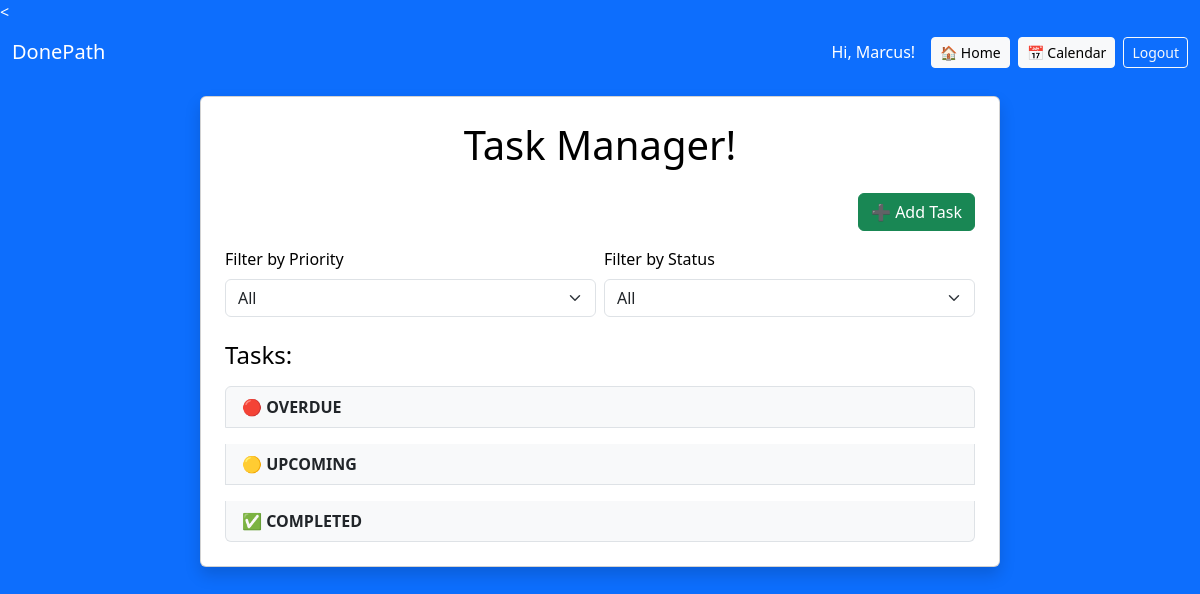
Page / (signed in) on the earlier database version.
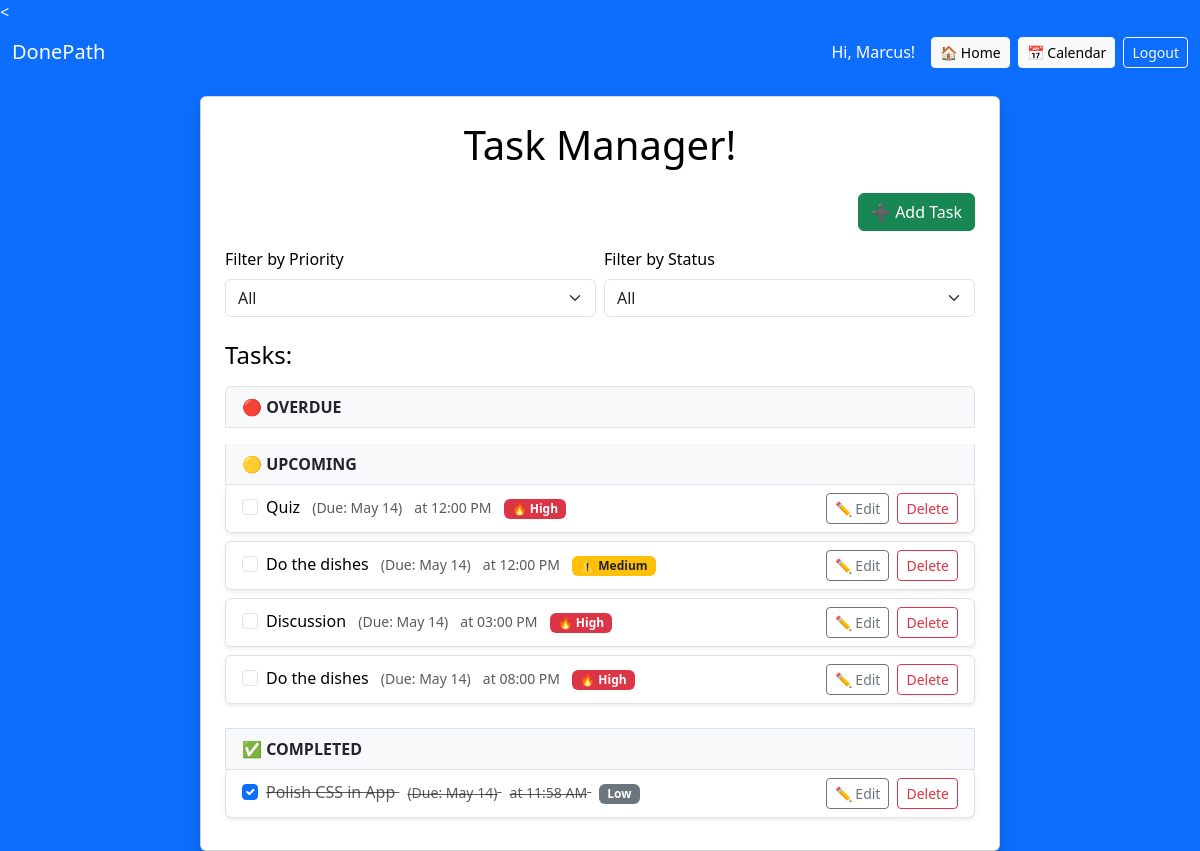
Same page on the later database version.
### app.py (models this page shows)
class User(db.Model, UserMixin):
	id = db.Column(db.Integer, primary_key=True)
	full_name = db.Column(db.String(100), nullable=False)
	email = db.Column(db.String(120), unique=True, nullable=False)
	username = db.Column(db.String(80), unique=True, nullable=False)
	password = db.Column(db.String(200), nullable=False)
	tasks = db.relationship('Task', backref='user', lazy=True)

class Task(db.Model):
	id = db.Column(db.Integer, primary_key=True)
	content = db.Column(db.String(200), nullable=False)
	completed = db.Column(db.Boolean, default=False)
	priority = db.Column(db.Integer, default=1)
	due_date = db.Column(db.Date, nullable=True)
	due_time = db.Column(db.Time, nullable=True)
	user_id = db.Column(db.Integer, db.ForeignKey('user.id'), nullable=False)

### app.py (the view)
@app.route('/')
@login_required
def home():
	today = date.today()
	priority_filter = request.args.get("priority")
	status_filter = request.args.get("status")
	base_query = Task.query.filter_by(user_id=current_user.id)
	if priority_filter:
		try:
			priority_filter = int(priority_filter)
			base_query = base_query.filter_by(priority=priority_filter)
		except ValueError:
			pass
	if status_filter == "overdue":
		base_query = base_query.filter(Task.completed == False, Task.due_date < today)
	elif status_filter == "upcoming":
		base_query = base_query.filter(Task.completed == False, (Task.due_date == None) | (Task.due_date >= today))
	elif status_filter == "completed":
		base_query = base_query.filter_by(completed=True)
	overdue_tasks = base_query.filter(Task.completed == False, Task.due_date < today).order_by(Task.due_date.asc(), Task.due_time.asc().nullslast(), Task.priority.desc()).all()
	upcoming_tasks = base_query.filter(Task.completed == False, (Task.due_date == None) | (Task.due_date >= today)).order_by(Task.due_time.asc().nullslast(), Task.due_date.asc().nullslast(), Task.priority.desc()).all()
	completed_tasks = base_query.filter(Task.completed == True).order_by(Task.due_date.asc().nullslast(), Task.due_time.asc().nullslast(), Task.priority.desc()).all()
	return render_template("home.html", overdue_tasks=overdue_tasks, upcoming_tasks=upcoming_tasks, completed_tasks=completed_tasks, current_date=today,app_name=app.config['APP_NAME'])

### app.py (called while the page is built)
@login_manager.user_loader
def load_user(user_id):
	return User.query.get(int(user_id))

### templates/home.html (shortened to what this page needs)
<!DOCTYPE html>
<html lang="en">
<head>
	<link href="https://cdn.jsdelivr.net/npm/bootstrap@5.3.0/dist/css/bootstrap.min.css" rel="stylesheet">
	<link rel="stylesheet" href="{{ url_for('static', filename='css/style.css') }}">
</head>
<body>
<<nav class="navbar navbar-expand-md navbar-dark bg-primary">
	<div class="container-fluid">
	  <a class="navbar-brand" href="#">DonePath</a>
	  <div class="d-flex ms-auto align-items-center gap-2">
		<span class="text-white me-2">Hi, {{ current_user.full_name.split(' ')[0] }}!</span>
		<a href="{{ url_for('home') }}" class="btn btn-sm btn-light">🏠 Home</a>
		<a href="{{ url_for('calendar') }}" class="btn btn-sm btn-light">📅 Calendar</a>
		<a href="{{ url_for('logout') }}" class="btn btn-sm btn-outline-light">Logout</a>
	  </div>
	</div>
  </nav>
<div class="toast-container position-fixed top-0 end-0 p-3" style="z-index: 9999">
  </div>
	<div class="container pt-3 d-flex justify-content-center">
		<div class="card shadow rounded w-100" style="max-width: 800px;">
		  <div class="card-body px-4 py-4">
		  <h1 class="text-center mb-4">Task Manager!</h1>
		<div class="text-end mb-3">
			<button class="btn btn-success" data-bs-toggle="modal" data-bs-target="#addTaskModal">
			➕ Add Task
			</button>
		</div>
		<form method="get" action="{{ url_for('home') }}" class="row g-2 mb-4 align-items-end">
			<div class="col-md-6">
			<label for="priority" class="form-label">Filter by Priority</label>
			<select name="priority" id="priority" class="form-select" onchange="this.form.submit()">
				<option value="">All</option>
			</select>
			</div>
			<div class="col-md-6">
			<label for="status" class="form-label">Filter by Status</label>
			<select name="status" id="status" class="form-select" onchange="this.form.submit()">
				<option value="">All</option>
			</select>
			</div>
		</form>
		  <h4 class="mb-3">Tasks:</h4>
		  <ul class="list-group">
			<li class="list-group-item fw-bold text-dark text-uppercase sticky-header">
				🔴 Overdue
			</li>
			<li class="list-group-item fw-bold text-dark text-uppercase sticky-header mt-3">
				🟡 Upcoming
			</li>
			{% for task in upcoming_tasks %}
				{% include 'task_item.html' %}
			{% endfor %}
			<li class="list-group-item fw-bold text-dark text-uppercase sticky-header mt-3">
				✅ Completed
			</li>
			{% for task in completed_tasks %}
				{% include 'task_item.html' %}
			{% endfor %}
		  </ul>
		</div>
	  </div>
	</div>
  </body>
</html>

### templates/task_item.html (shortened to what this page needs)
<li class="list-group-item shadow-sm rounded mb-2 d-flex justify-content-between align-items-center task-enter">
    <div class="form-check">
      <input class="form-check-input" type="checkbox"
        onchange="location.href='/complete/{{ task.id }}'"
        {% if task.completed %}checked{% endif %}>
      <label class="form-check-label {% if task.completed %}text-decoration-line-through text-muted{% endif %}">
        {{ task.content }}
        {% if task.due_date %}
          {% if task.due_date < current_date %}
            <small class="text-danger ms-2">(Overdue: {{ task.due_date.strftime('%b %d') }})</small>
          {% else %}
            <small class="text-muted ms-2">(Due: {{ task.due_date.strftime('%b %d') }})</small>
            {% if task.due_time %}
              <small class="text-muted ms-2">at {{ task.due_time.strftime('%I:%M %p') }}</small>
            {% endif %}
          {% endif %}
        {% endif %}
        <span class="badge ms-2 px-2 py-1 fw-bold
          {% if task.priority == 3 %}bg-danger
          {% elif task.priority == 2 %}bg-warning text-dark
          {% else %}bg-secondary
          {% endif %}
        ">
          {% if task.priority == 3 %}🔥 High
          {% elif task.priority == 2 %}⚠️ Medium
          {% else %}Low
          {% endif %}
        </span>
      </label>
    </div>
    <div class="d-flex align-items-center">
      <button class="btn btn-outline-secondary btn-sm me-2"
              data-bs-toggle="modal" data-bs-target="#editModal{{ task.id }}">
        ✏️ Edit
      </button>
      <a href="/delete/{{ task.id }}" class="btn btn-outline-danger btn-sm">Delete</a>
    </div>
  </li>

### static/css/style.css (style rules this page uses)
body { background-color: #0d6efd !important; color: white; }
.card, .list-group-item, .modal-content { background-color: #ffffff; color: #000000; }
.sticky-header { position: sticky; top: 0; z-index: 2; background-color: #f8f9fa; border-bottom: 1px solid #dee2e6; }
.task-enter { opacity: 0; transform: translateY(-10px); transition: all 0.3s ease-out; }
.task-enter-active { opacity: 1; transform: translateY(0); }

Differences in the rows shown:
added Task: content "Quiz", due_date "May 14", due_time "12:00 PM", priority "🔥 High", shown under "Tasks:"
added Task: content "Do the dishes", due_date "May 14", due_time "12:00 PM", priority "⚠️ Medium", shown under "Tasks:"
added Task: content "Discussion", due_date "May 14", due_time "03:00 PM", priority "🔥 High", shown under "Tasks:"
added Task: content "Do the dishes", due_date "May 14", due_time "08:00 PM", priority "🔥 High", shown under "Tasks:"
added Task: completed "☑", content "Polish CSS in App", due_date "May 14", due_time "11:58 AM", priority "Low"
